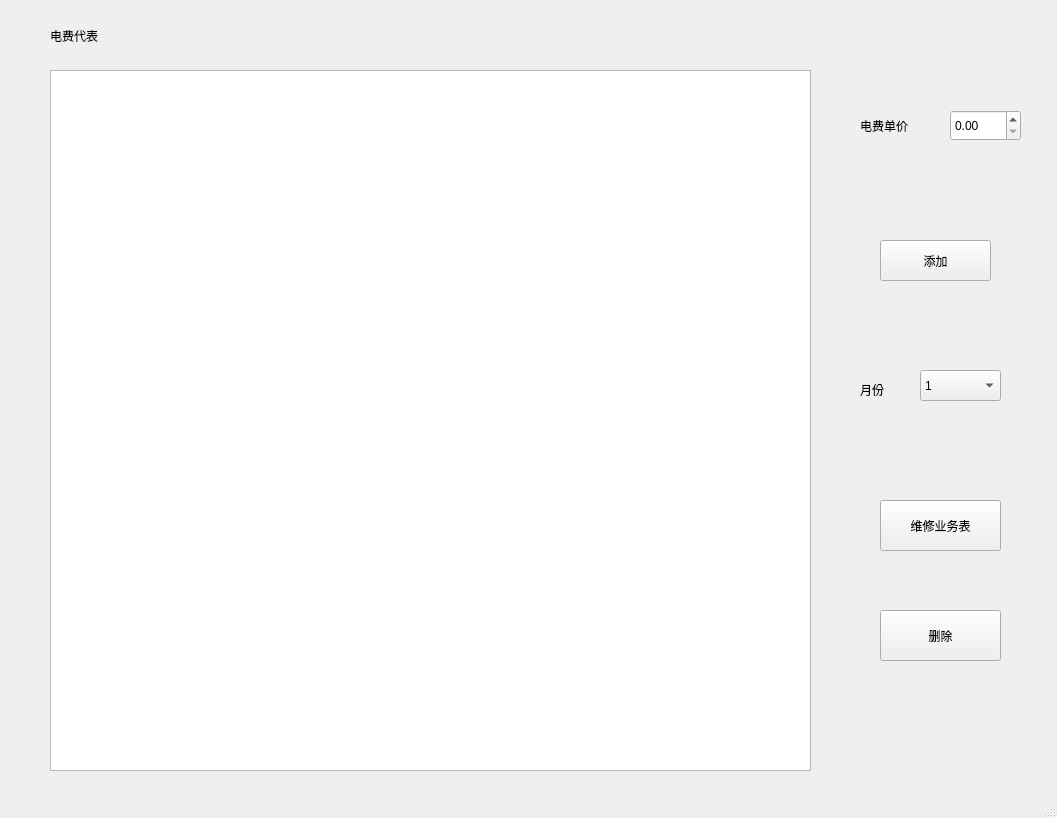
<?xml version="1.0" encoding="UTF-8"?>
<ui version="4.0">
 <class>MainWindow</class>
 <widget class="QMainWindow" name="MainWindow">
  <property name="geometry">
   <rect>
    <x>0</x>
    <y>0</y>
    <width>1057</width>
    <height>818</height>
   </rect>
  </property>
  <property name="windowTitle">
   <string>物业管理系统-物业代表</string>
  </property>
  <property name="styleSheet">
   <string notr="true">font: 11pt &quot;黑体&quot;;</string>
  </property>
  <widget class="QWidget" name="centralwidget">
   <widget class="QLabel" name="label">
    <property name="geometry">
     <rect>
      <x>50</x>
      <y>20</y>
      <width>91</width>
      <height>31</height>
     </rect>
    </property>
    <property name="styleSheet">
     <string notr="true">font: 14pt &quot;黑体&quot;;</string>
    </property>
    <property name="text">
     <string>电费代表</string>
    </property>
   </widget>
   <widget class="QTableView" name="tableView">
    <property name="geometry">
     <rect>
      <x>50</x>
      <y>70</y>
      <width>761</width>
      <height>701</height>
     </rect>
    </property>
   </widget>
   <widget class="QComboBox" name="comboBox">
    <property name="geometry">
     <rect>
      <x>920</x>
      <y>370</y>
      <width>81</width>
      <height>31</height>
     </rect>
    </property>
    <item>
     <property name="text">
      <string>1</string>
     </property>
    </item>
    <item>
     <property name="text">
      <string>2</string>
     </property>
    </item>
    <item>
     <property name="text">
      <string>3</string>
     </property>
    </item>
    <item>
     <property name="text">
      <string>4</string>
     </property>
    </item>
    <item>
     <property name="text">
      <string>5</string>
     </property>
    </item>
    <item>
     <property name="text">
      <string>6</string>
     </property>
    </item>
    <item>
     <property name="text">
      <string>7</string>
     </property>
    </item>
    <item>
     <property name="text">
      <string>8</string>
     </property>
    </item>
    <item>
     <property name="text">
      <string>9</string>
     </property>
    </item>
    <item>
     <property name="text">
      <string>10</string>
     </property>
    </item>
    <item>
     <property name="text">
      <string>11</string>
     </property>
    </item>
    <item>
     <property name="text">
      <string>12</string>
     </property>
    </item>
   </widget>
   <widget class="QLabel" name="label_2">
    <property name="geometry">
     <rect>
      <x>860</x>
      <y>380</y>
      <width>54</width>
      <height>20</height>
     </rect>
    </property>
    <property name="styleSheet">
     <string notr="true">font: 11pt &quot;黑体&quot;;</string>
    </property>
    <property name="text">
     <string>月份</string>
    </property>
   </widget>
   <widget class="QPushButton" name="pushButton_2">
    <property name="geometry">
     <rect>
      <x>880</x>
      <y>500</y>
      <width>121</width>
      <height>51</height>
     </rect>
    </property>
    <property name="styleSheet">
     <string notr="true">font: 11pt &quot;黑体&quot;;</string>
    </property>
    <property name="text">
     <string>维修业务表</string>
    </property>
   </widget>
   <widget class="QPushButton" name="pushButton">
    <property name="geometry">
     <rect>
      <x>880</x>
      <y>240</y>
      <width>111</width>
      <height>41</height>
     </rect>
    </property>
    <property name="text">
     <string>添加</string>
    </property>
   </widget>
   <widget class="QLabel" name="label_3">
    <property name="geometry">
     <rect>
      <x>860</x>
      <y>110</y>
      <width>71</width>
      <height>31</height>
     </rect>
    </property>
    <property name="styleSheet">
     <string notr="true">font: 11pt &quot;黑体&quot;;</string>
    </property>
    <property name="text">
     <string>电费单价</string>
    </property>
   </widget>
   <widget class="QDoubleSpinBox" name="doubleSpinBox">
    <property name="geometry">
     <rect>
      <x>950</x>
      <y>110</y>
      <width>71</width>
      <height>31</height>
     </rect>
    </property>
   </widget>
   <widget class="QPushButton" name="pushButton_3">
    <property name="geometry">
     <rect>
      <x>880</x>
      <y>610</y>
      <width>121</width>
      <height>51</height>
     </rect>
    </property>
    <property name="text">
     <string>删除</string>
    </property>
   </widget>
  </widget>
  <widget class="QStatusBar" name="statusbar"/>
 </widget>
 <resources/>
 <connections/>
</ui>
